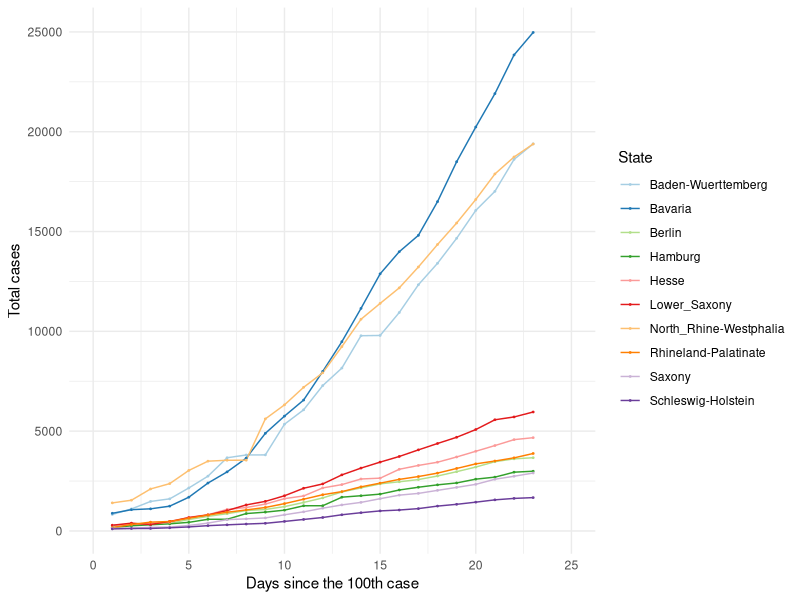
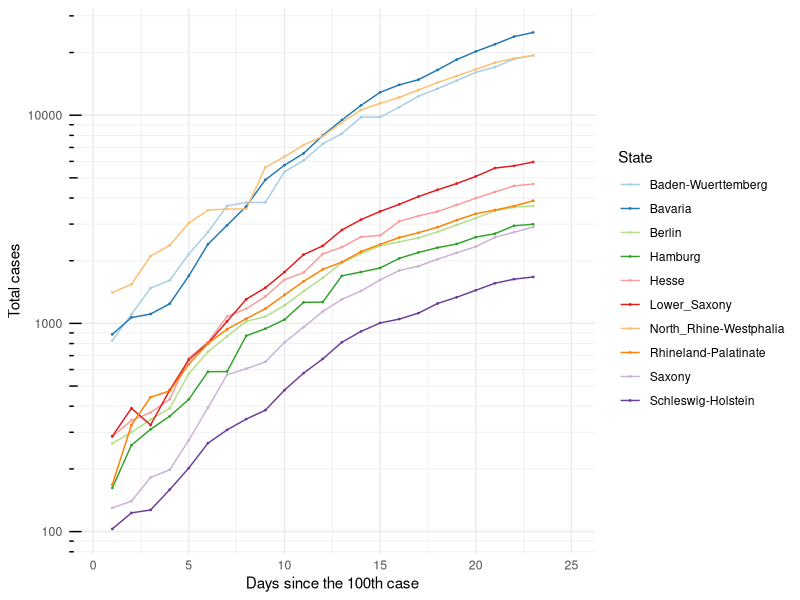
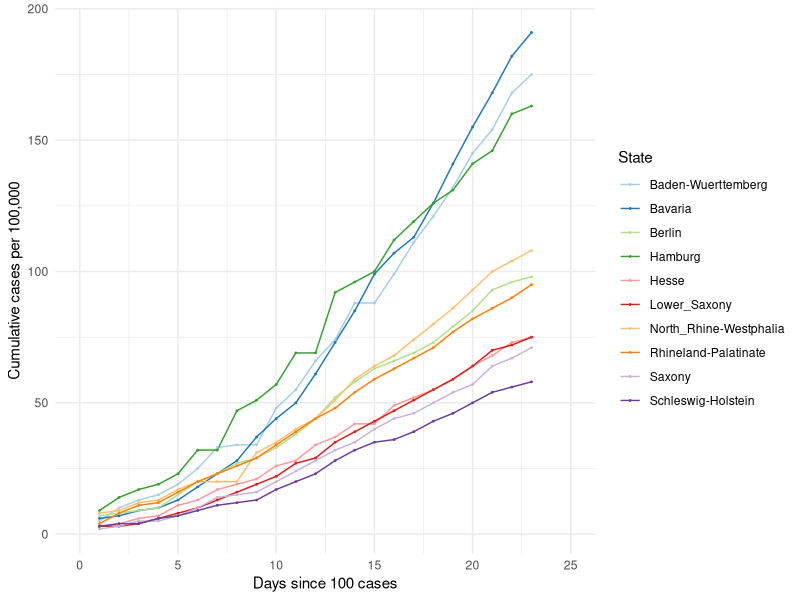
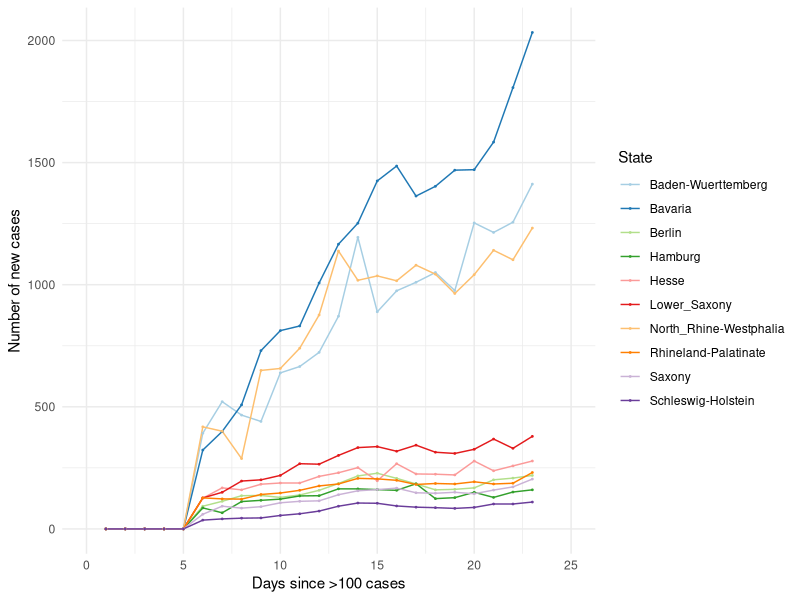
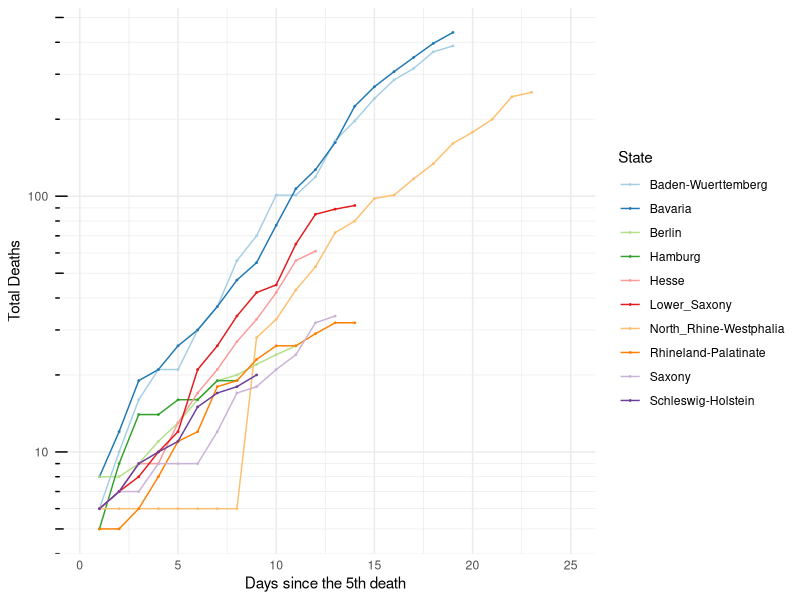

These figures' R source, in order:
## ---- chunk 1

knitr::opts_chunk$set(echo=TRUE, collapse = TRUE)

libload<-function(...) {
    libs<-unlist(list(...))
    req<-unlist(lapply(libs,require,character.only=TRUE))
    need<-libs[req==FALSE]
    if(length(need)>0){ 
        install.packages(need, repos = "https://ftp.fau.de/cran/")
        lapply(need, require, character.only=TRUE)
    }
}
packages <- c("data.table", "ggplot2", "dplyr", "stats", "RColorBrewer", "readr", "here")
libload(packages)


`%notin%` <- function(x,y) !(x %in% y) 
cumulative.cases <- read_csv(here("static", "data", "Germany10States.csv"))


## ---- chunk 2

## 10 States with the highest cumulative cases ##
#################################################

states.filter <- cumulative.cases[cumulative.cases$Days_100 >= 0,]
states.sel <- unique(states.filter$State)

# Choose all the data points for the selected countries starting from Days_100 > 0
states.final <- states.filter[states.filter$State %in% states.sel & states.filter$Days_100 > 0,]

# Plot 1 == Linear scale for total number of cases
cum.plot <- ggplot(data=states.final, aes(x=Days_100, y=Total_Cases, group=State, color=State)) +
            geom_line() + geom_point(size = 0.3) + scale_color_brewer(palette = 'Paired') +
            scale_x_continuous('Days since the 100th case', limits=c(0,25)) + scale_y_continuous("Total cases") + 
            #ggtitle('Linear scale') +
            theme_minimal()

print(cum.plot)

## ---- chunk 3

## Logarithmic scale ##
#######################

base_breaks <- function(n = 10){
  function(x) {
    axisTicks(log10(range(x, na.rm = TRUE)), log = TRUE, n = n)
  }
}

logbreaks <- 10^(-10:10)
logminor_breaks <- rep(1:9, 21)*(10^rep(-10:10, each=9))

cum.plot2 <- ggplot(data=states.final, aes(x=Days_100, y=Total_Cases, group=State, color=State)) +
  geom_line() + geom_point(size=0.3) + scale_color_brewer(palette = 'Paired') +
  scale_x_continuous(name='Days since the 100th case', limits=c(0,25)) + 
  scale_y_continuous(name="Total cases", trans = 'log10', breaks = logbreaks, minor_breaks = logminor_breaks) +
  annotation_logticks(sides="l") + 
  #ggtitle('Logarithmic scale') +
  theme_minimal()

print(cum.plot2)

## ---- chunk 4

# Plot 1 == Linear scale for total number of cases
per100.plot <- ggplot(data=states.final, aes(x=Days_100, y=Per100, group=State, color=State)) +
            geom_line() + geom_point(size = 0.3) + scale_color_brewer(palette = 'Paired') +
            scale_x_continuous('Days since 100 cases', limits=c(0,25)) + scale_y_continuous("Cumulative cases per 100,000") + 
            #ggtitle('Linear scale') +
            theme_minimal()

print(per100.plot)

## ---- chunk 5
#new.cases <- read_csv(here("static", "data", "GermanyNewCases10States.csv"))

newcase5.plot <- ggplot(data=states.final, aes(x=Days_100, y=Avg_5days, group=State, color=State)) +
            geom_line() + geom_point(size = 0.3) + scale_color_brewer(palette = 'Paired') +
            scale_x_continuous(name='Days since >100 cases', limits=c(0,25)) + 
            scale_y_continuous(name="Number of new cases") + 
            #ggtitle('Linear scale') +
            theme_minimal()   #+ theme(axis.text.x = element_text(angle=45, hjust=0.5, vjust=0.5))

print(newcase5.plot)
 
## ---- chunk 6
#num.deaths <- read_csv(here("static", "data", "GermanyTotalDeaths10States.csv"))

# Choose all the data points for the selected countries starting from Days_5 > 0
deaths.final <- states.final[states.final$DeathsDays_5 > 0,]

# Plot 1 == Linear scale for total number of cases
deaths.plot <- ggplot(data=deaths.final, aes(x=DeathsDays_5, y=Deaths, group=State, color=State)) +
   geom_line() + geom_point(size = 0.3) + scale_color_brewer(palette = 'Paired') +
   scale_x_continuous('Days since the 5th death', limits=c(0,25)) + 
   scale_y_continuous("Total Deaths", trans = 'log10', breaks = logbreaks, 
                      minor_breaks = logminor_breaks) +
   annotation_logticks(sides="l") + 
   #ggtitle('Linear scale') +
   theme_minimal()

print(deaths.plot)
